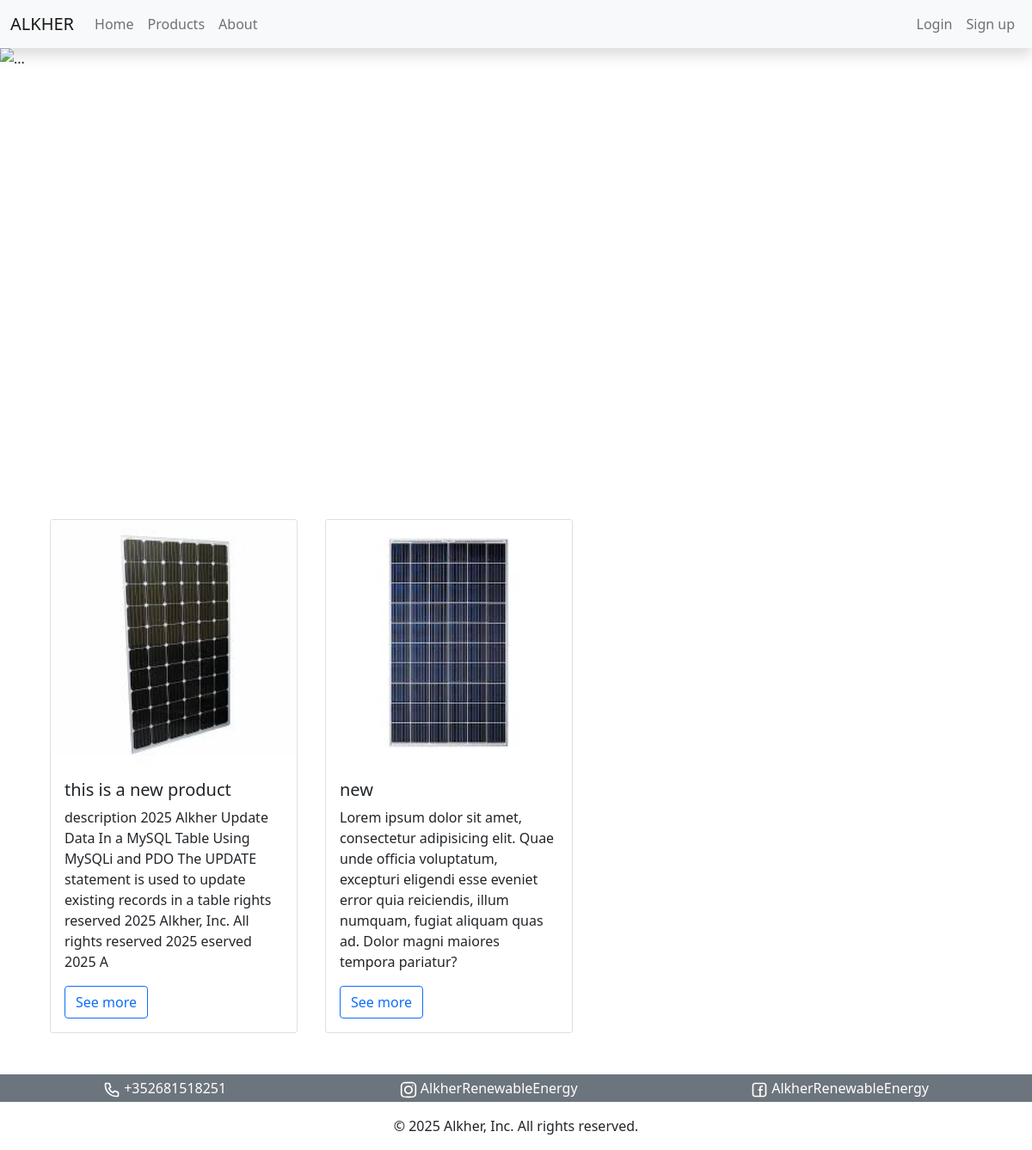
The page / on the database its author committed.
### tables this page shows
CREATE TABLE `products` (
  `id` bigint(20) UNSIGNED NOT NULL,
  `product_name` varchar(255) NOT NULL,
  `price` int(11) UNSIGNED NOT NULL,
  `description` text NOT NULL,
  `image` varchar(255) DEFAULT NULL,
  `favorite_product` tinyint(4) DEFAULT NULL,
  `created_at` timestamp NOT NULL DEFAULT current_timestamp(),
  `updated_at` timestamp NOT NULL DEFAULT current_timestamp() ON UPDATE current_timestamp()
);

### index.php (the view, shortened to what this page needs)
<!DOCTYPE html>
<html lang="en">
<head>
    <link href="https://cdn.jsdelivr.net/npm/bootstrap@5.1.3/dist/css/bootstrap.min.css" rel="stylesheet">
</head>
<body>
    <?php include "./components/navbar.php"; ?>
    <div id="carouselExampleControls" class="carousel slide" data-bs-ride="carousel">
        <div class="carousel-inner">
            <div class="carousel-item active">
                <img src="https://gospringsolarnow.com/storage/2021/02/Main-Purpose-Of-Solar-Panels-scaled-2560x1280.jpeg" style="height: 500px;" class="d-block w-100" alt="...">
            </div>
        </div>
        <button class="carousel-control-prev" type="button" data-bs-target="#carouselExampleControls" data-bs-slide="prev">
            <span class="carousel-control-prev-icon" aria-hidden="true"></span>
        </button>
        <button class="carousel-control-next" type="button" data-bs-target="#carouselExampleControls" data-bs-slide="next">
            <span class="carousel-control-next-icon" aria-hidden="true"></span>
        </button>
    </div>
    <div class="container my-5 d-flex">
        <?php
        include "./database/connection.php";
        $sql = "SELECT * FROM products WHERE favorite_product=1";
        $result = $conn->query($sql);
        while($row = $result->fetch_assoc()) {
            echo'<div class="card mx-3" style="width: 18rem;">
                <img src="./images/'.$row["image"].'" class="card-img-top" alt="'.$row["product_name"].'">
                <div class="card-body">
                    <h5 class="card-title">'. $row["product_name"] .'</h5>
                    <p class="card-text">'. $row["description"] .'</p>
                    <a href="./product.php?id='.$row["id"].'" class="btn btn-outline-primary">See more</a>
                </div>
            </div>';
        }
        ?>
    </div>
    <?php include("./components/footer.php"); ?>
</body>
</html>

### rows shown on the page
products: image (picture), product_name "this is a new product", description "description 2025 Alkher Update Data In a MySQL Table Using MySQLi and PDO The UPDATE statement is used to update existing records in a table rights reserved 2025 Alkher, Inc. All rights reserved 2025 eserved 2025 A"
products: image (picture), product_name "new", description "Lorem ipsum dolor sit amet, consectetur adipisicing elit. Quae unde officia voluptatum, excepturi eligendi esse eveniet error quia reiciendis, illum numquam, fugiat aliquam quas ad. Dolor magni maiores tempora pariatur?"
